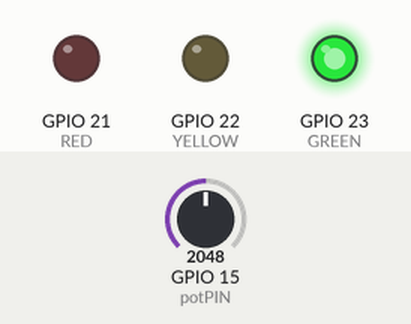
Simulated run of this sketch. Board: ESP32. On the bench: output pins drawn as LEDs (lit = HIGH). Dashed ring = blinking. The test bench sets the inputs (shaded band); at power-on: GPIO 15 (potPIN) = 2048.

Above: at 1.2 s.
1.3 s: GPIO 15 (potPIN) set to 2432
2.8 s: GPIO 15 (potPIN) set to 2518
At 3.9 s:
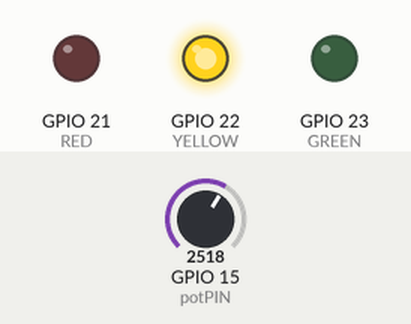
4.3 s: GPIO 15 (potPIN) set to 3237
5.8 s: GPIO 15 (potPIN) set to 3320
At 6.2 s:
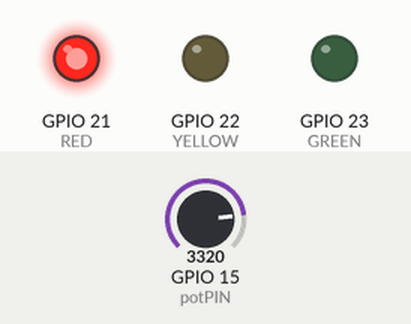
7.3 s: GPIO 15 (potPIN) set to 4030
8.8 s: GPIO 15 (potPIN) set to 4095
At 8.9 s:
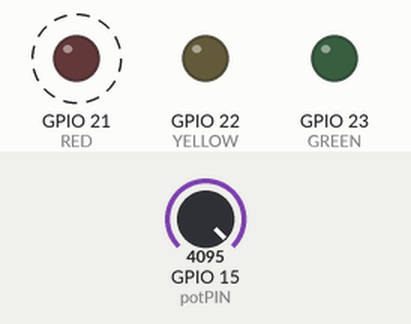
Timing chart, 0 to 12.8 s (numbered marks = the images above; inputs shaded):
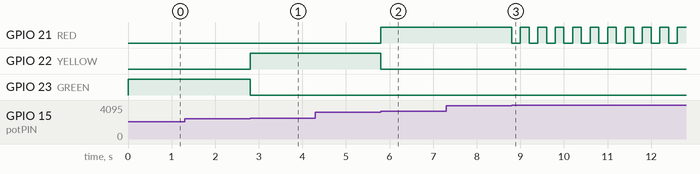

Measured:
- the behaviour switches between 2457 and 2458 on GPIO 15 (potPIN) (found by bisection; images 0 and 1)
- the behaviour switches between 3276 and 3277 on GPIO 15 (potPIN) (found by bisection; images 1 and 2)
- the behaviour switches between 4094 and 4095 on GPIO 15 (potPIN) (found by bisection; images 2 and 3)
- after the input at 1.3 s, every drawn part: stays the same
- after the input at 2.8 s, GPIO 22 (YELLOW): LOW → HIGH at once; GPIO 23 (GREEN): HIGH → LOW at once
- after the input at 4.3 s, every drawn part: stays the same
- after the input at 5.8 s, GPIO 21 (RED): LOW → HIGH at once; GPIO 22 (YELLOW): HIGH → LOW at once
- after the input at 7.3 s, every drawn part: stays the same
- after the input at 8.8 s, GPIO 21 (RED): alternates HIGH for 0.20 s and LOW for 0.20 s, starting at once

The sketch:

voltageRanges.ino
```cpp
#define potPIN 15
#define GREEN 23
#define YELLOW 22
#define RED 21

int potValue;
float voltage;

void setup() {
  for(int i = 21; i <= 23; i++){
    pinMode(i, OUTPUT);
  } // END for pinMode
} // END setup()

void loop() {
  potValue = analogRead(potPIN);
  voltage = (5. / 4095.) * potValue;

  if(voltage <= 0.0){
    for(int i = 21; i <= 23; i++){
      digitalWrite(i, LOW);
    } // END for ALL OFF
  }else if(voltage > 0.0 && voltage <=3.0){
    digitalWrite(GREEN, HIGH);
    digitalWrite(YELLOW, LOW);
    digitalWrite(RED, LOW);
  }else if(voltage > 3.0 && voltage <=4.0){
    digitalWrite(GREEN, LOW);
    digitalWrite(YELLOW, HIGH);
    digitalWrite(RED, LOW);
  }else if(voltage > 4.0 && voltage <= 4.9){
    digitalWrite(GREEN, LOW);
    digitalWrite(YELLOW, LOW);
    digitalWrite(RED, HIGH);
  }else if(voltage >= 5.0){
    digitalWrite(RED, LOW);
    delay(200);
    digitalWrite(RED, HIGH);
    delay(200);
  } // END if else voltage ranges
} // END loop()
```
